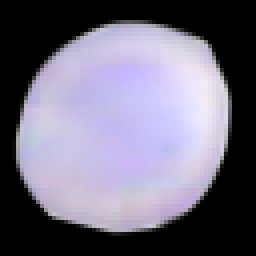
#> input picture data/generation/data/img/1.png, 64 x 64 px (shown 4 times larger); its folder holds only this picture in this run
$ python crop_img.py
#> lines starting #> are read from the running program, lines starting #| are printed output that depends on the picture; after the words box and inside, x2 and y2 are one past the last pixel; in counts of white or black regions, pixels touching at a corner belong together; pictures that were not available may be replaced by others from this repository, and a replacement may not be noted
# -*- coding: utf-8 -*-
"""
Spyder Editor

This is a temporary script file.
"""

import cv2
import json
import numpy as np
import matplotlib.pyplot as plt

import os

PATH = 'data/img/'
MASK_PATH = 'data/seg/'
RESULT_PATH = 'data/obj/'

f = []
for (dirpath, dirnames, filenames) in os.walk(PATH):
    f.extend(filenames)
    break

keys = []
ext = '.png'
for name in f:
    if(name.endswith(ext)):
        print(name)
        keys.append(name[0:len(name)-len(ext)])

if not os.path.exists(RESULT_PATH):
    os.makedirs(RESULT_PATH)

for key in keys:
    print(key)
    img = cv2.imread('{}{}.png'.format(PATH, key))
#> img is the input picture: shape (64, 64, 3); mean B, G, R 125.5, 107.4, 111.6
    mask = cv2.imread('{}{}.png'.format(MASK_PATH, '{}_seg'.format(key)))

    a, _, _ = cv2.split(mask)
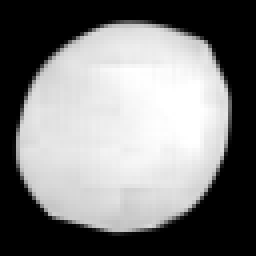
#> a: shape (64, 64) (shown 4 times larger); min 0, max 255, mean 125.5

    # Get image from mask
    mask_out = cv2.subtract(mask, img)
#> mask_out: shape (64, 64, 3); every value is 0
    mask_out = cv2.subtract(mask, mask_out)
    b_c, g_c, r_c = cv2.split(mask_out)
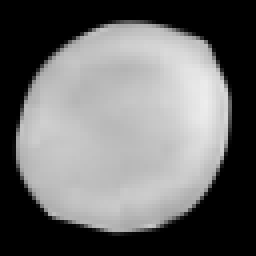
#> g_c: shape (64, 64) (shown 4 times larger); min 0, max 237, mean 107.4
    mask_out = cv2.merge((b_c, g_c, r_c, a))
#> mask_out: shape (64, 64, 4)

    ## get contours
    imgray = cv2.cvtColor(mask, cv2.COLOR_BGR2GRAY)
    ret, thresh = cv2.threshold(imgray, 127, 255, 0)
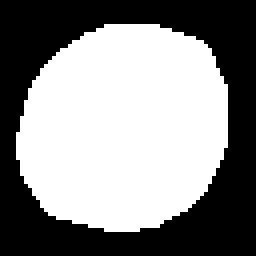
#> thresh: shape (64, 64) (shown 4 times larger); 54% white; 1 black region
    contours, hierarchy = cv2.findContours(thresh, cv2.RETR_TREE, cv2.CHAIN_APPROX_SIMPLE)
#> contours = 1 contour; box (x1, y1, x2, y2) and area: (4, 6, 57, 58) 2135

    # Get rect from contour
    index = 0
    for i in range(len(contours)):
        if (len(contours[i]) > len(contours[index])):
            index = i
#> this loop made 1 pass
#> after the loop, index = 0
    rect = cv2.boundingRect(contours[index])
#> rect = (4, 6, 53, 52)

    # Croop image
    cropped_img = mask_out[rect[1]:(rect[1]+rect[3]), rect[0]:(rect[0]+rect[2])]
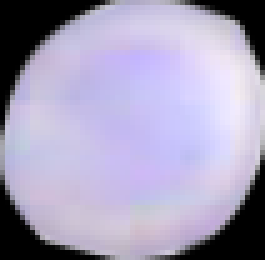
#> cropped_img: shape (52, 53, 4) (shown 5 times larger); mean B, G, R, A 185.9, 158.9, 165.2, 185.9

# [8 lines of commented-out code are left out]

    folder = None
    folder = 'cells/'

    if folder is not None and not os.path.exists('{}{}'.format(RESULT_PATH,folder)):
        os.makedirs('{}{}'.format(RESULT_PATH,folder))

    cv2.imwrite('{}{}{}.png'.format(RESULT_PATH, folder, key), cropped_img)
    print('image saved')
